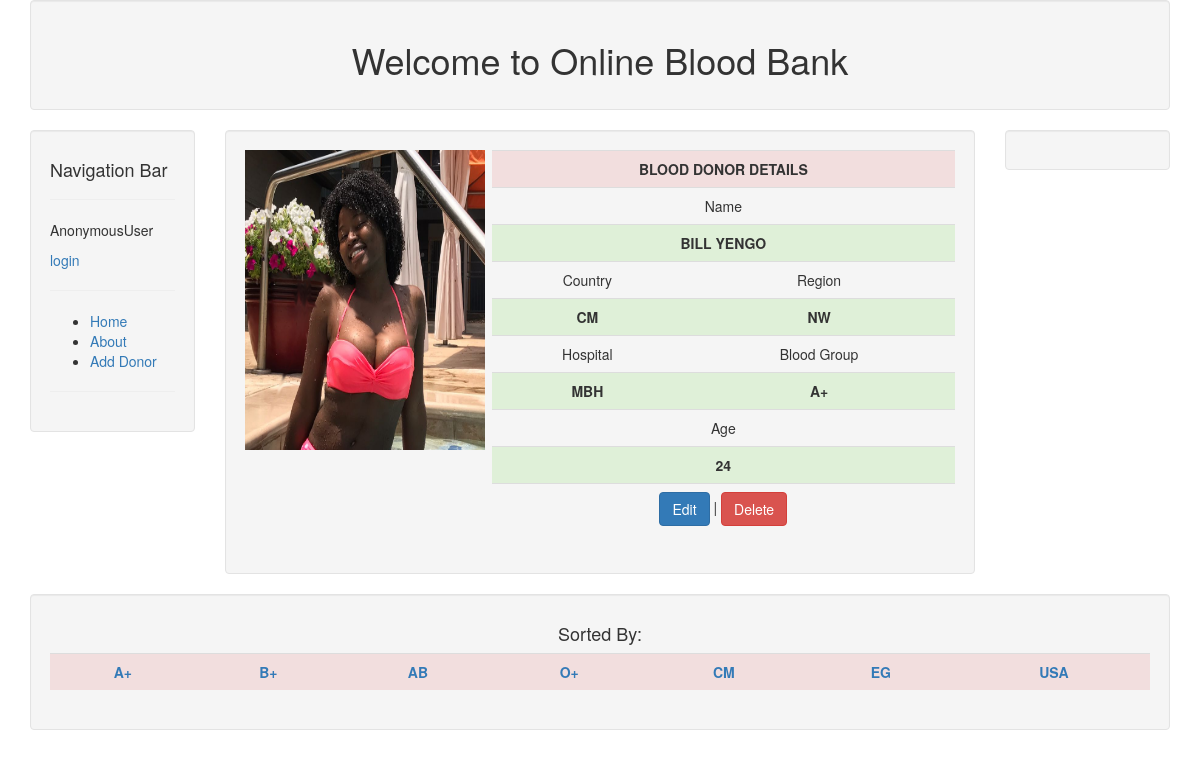
Screenshot of /home/2/ with the database file from the repository.
### blood/models.py (models this page shows, shortened)
class Blood_Client(models.Model):
	first_name = models.CharField(max_length=250)
	last_name = models.CharField(max_length=250)
	age = models.IntegerField()
	def fullName(self):
	 return "{} {}".format(self.first_name, self.last_name)
	image = models.FileField()
	blood_group = models.ForeignKey(Blood_Group, on_delete=models.SET_NULL, null=True)
	country = models.ForeignKey(Country, on_delete=models.SET_NULL, null=True)
	region = models.ForeignKey(Region, on_delete=models.SET_NULL, null=True)
	hospital = models.ForeignKey(Hospital, on_delete=models.SET_NULL, null=True)
	created = models.DateTimeField(auto_now_add=True)
	modified = models.DateTimeField(auto_now=True)
	approved = models.ForeignKey(Approved, on_delete=models.SET_NULL, null=True)

class Country(models.Model):
	COUNTRY = (
			('CM', 'Cameroon'),
			('EG', 'Equetorial Guinnea'),
			('USA', 'United States'),
		)
	country = models.CharField(choices=COUNTRY, help_text="PLease enter country of origin", max_length=3)
	def __str__(self):
		return self.country

class Region(models.Model):
	REGIONAL_LOCATION = (
			('NW', 'North-West'),
			('SW', 'South-West'),
			('LT', 'Littoral'),
		)
	region = models.CharField(choices=REGIONAL_LOCATION, help_text="Region of origin", max_length=3)
	def __str__(self):
		return self.region

class Hospital(models.Model):
	HOSPITAL_CHOICES = (
			('MBH', 'Mbingo Baptist Hospital (MBH)'),
			('BBH', 'Banso Baptist Hospital (BBH)'),
		)
	hospital = models.CharField(choices=HOSPITAL_CHOICES, help_text="Hospital of/for blood examination", max_length=3)
	def __str__(self):
		return self.hospital

class Blood_Group(models.Model):
	blood_type = (
			('A+','A+'),
			('B+','B+'),
			('AB','AB - Universal Recipient'),
			('O+','O+ - Universal Donor'),
			('A-','A-'),
			('B-','B-'),
			('O-','O-'),
		)
	blood_group = models.CharField(choices=blood_type, max_length=2, default='O', help_text="What blood group are you?")
	def __str__(self):
		return self.blood_group

### blood/views.py (the view)
# urls.py: url(r'^home/(?P<pk>\d+)/$', views.details, name='details'),
def details(request, pk):
	client = Blood_Client.objects.get(pk=pk)
	context = {'client':client}
	return render(request, 'blood/blood_client_details.html', context )

### blood/templates/blood/blood_client_details.html
{% extends 'base.html' %}
{% block content %}
		{% if client %}
			<div class="row">
				<div class="col-sm-4">
					<hp style="color: blue;"><img style="width: 240px; height: 300px;" src="{{client.image.url}}" alt="{{client.first_name}}"></p>
				</div>
				<div class="col-sm-8">
					<table class="table table-striped">
						<tr>
							<th style="text-align: center;" colspan="2" class="danger">BLOOD DONOR DETAILS</th>
						</tr>
						<tr>
							<td align="center" colspan="2">Name</td>
						</tr>
						<tr>
							<th style="text-align: center" class="success" colspan="2">{{client.fullName|upper}}</th>
						</tr>
						<tr>
							<td align="center">Country</td>
							<td align="center">Region</td>
						</tr>
						<tr>
							<th style="text-align: center" class="success">{{client.country}}</th>
							<th style="text-align: center" class="success">{{client.region}}</th>
						</tr>
						<tr>
							<td align="center">Hospital</td>
							<td align="center">Blood Group</td>
						</tr>
						<tr>
							<th style="text-align: center" class="success">{{client.hospital}}</th>
							<th style="text-align: center" class="success">{{client.blood_group}}</th>
						</tr>
						<tr>
							<td align="center" colspan="2">Age</td>
						</tr>
						<tr>
							<th colspan="2" style="text-align: center" class="success">{{client.age}}</th>
						</tr>
						<tr>
							<td colspan="2" style="text-align: center"><a href="{% url 'blood:edit_donor' client.id %}"><button class="btn btn-primary">Edit</button></a> | <button class="btn btn-danger">Delete</button></a></td>
						</tr>
					</table>
				</div>
			</div>
		{% else %}
			<h3>No Client details available</h3>
		{% endif %}
	{% endblock %}

### blood/templates/base.html (shortened to what this page needs)
{% load static %}
<!DOCTYPE html>
<html lang="en">
<head>
	<link rel="stylesheet" type="text/css" href="{% static 'css/bootstrap.min.css' %}">
	<link rel="stylesheet" type="text/css" href="{% static 'main-blood.css' %}">
</head>
<body>
	<div class="container">
	<div class="well">
		<div class="row">
				<h1 align="center">Welcome to Online Blood Bank</h1>
		</div>
	</div>
	</div>
	<div class="container">
		<div class="row">
			<div class="col-sm-2">
				<div class="well">
					<h4>Navigation Bar</h4><hr>
					<p>{{user}}</p>
					{% if user %}
					<a href="{% url 'blood:login' %}">login</a>
					{% else %}
					<a href="{% url 'blood:logout' %}">logout</a>
					{% endif %}
					<hr>
					<ul>
						<li><a href="{% url 'blood:index' %}">Home</a></li>
						<li><a href="{% url 'blood:aboutus' %}">About</a></li>
						<li><a href="{% url 'blood:add_donor' %}">Add Donor</a></li>
					</ul><hr>
				</div>
			</div>
			<div class="col-sm-8">
				<div class="well">
					{% block content %}{% endblock %}
				</div>
			</div>
			<div class="col-sm-2">
				<div class="well">
				</div>
			</div>
		</div>
	</div>
	<div class="container">
		<div class="row">
			<div class="col-sm-12">
				<div class="well">
					<h4 align="center">Sorted By:</h4>
					<table class="table">
						<tr>
							<th style="text-align: center;" class="danger"> <a href="">A+</a></th>
							<th style="text-align: center;" class="danger"> <a href="">B+</a></th>
							<th style="text-align: center;" class="danger"> <a href="">AB</a></th>
							<th style="text-align: center;" class="danger"> <a href="">O+</a></th>
							<th style="text-align: center;" class="danger"> <a href="">CM</a></th>
							<th style="text-align: center;" class="danger"> <a href="">EG</a></th>
							<th style="text-align: center;" class="danger"> <a href="">USA</a></th>
						</tr>
					</table>
				</div>
			</div>
		</div>
	</div>
</body>
</html>

### rows the page displays
Blood_Client: image (picture), fullName "BILL YENGO", country "CM", region "NW", hospital "MBH", blood_group "A+", age "24"

### other values shown
{{ user }} "AnonymousUser"
